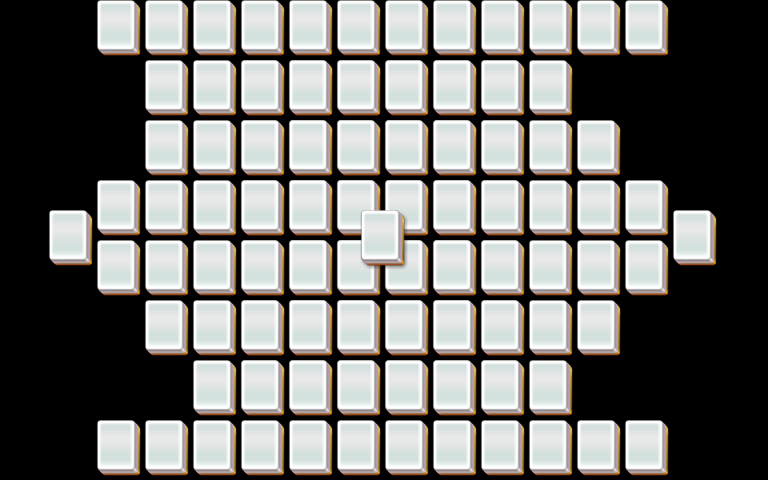

Rendered tile map (Tiled .tmx) drawn with the repository's tilesets; below, a short description and the map source with its tile grids summarised:
An orthogonal 32x16 tile map with 24x30 px tiles, 5 tile layers (layer1, layer2, layer3, layer4, ...).

<map version="1.0" orientation="orthogonal" width="32" height="16" tilewidth="24" tileheight="30">
 <tileset firstgid="1" name="mahjong" tilewidth="48" tileheight="60">
  <image source="mahjong.png" />
 </tileset>
 <layer name="layer1" width="32" height="16">
  <data>[512 cells, 87 non-empty, 1 distinct tile ids]</data>
 </layer>
 <layer name="layer2" width="32" height="16">
  <data>[512 cells, 36 non-empty, 1 distinct tile ids]</data>
 </layer>
 <layer name="layer3" width="32" height="16">
  <data>[512 cells, 16 non-empty, 1 distinct tile ids]</data>
 </layer>
 <layer name="layer4" width="32" height="16">
  <data>[512 cells, 4 non-empty, 1 distinct tile ids]</data>
 </layer>
 <layer name="layer5" width="32" height="16">
  <data>[512 cells, 1 non-empty, 1 distinct tile ids]</data>
 </layer>
</map>
